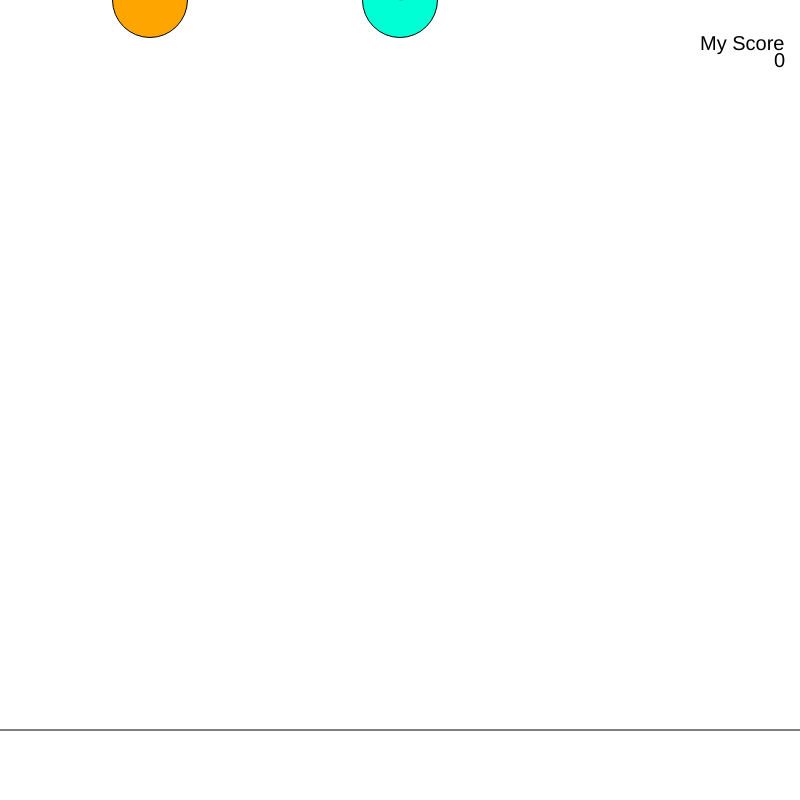
Frame 1 (no input)
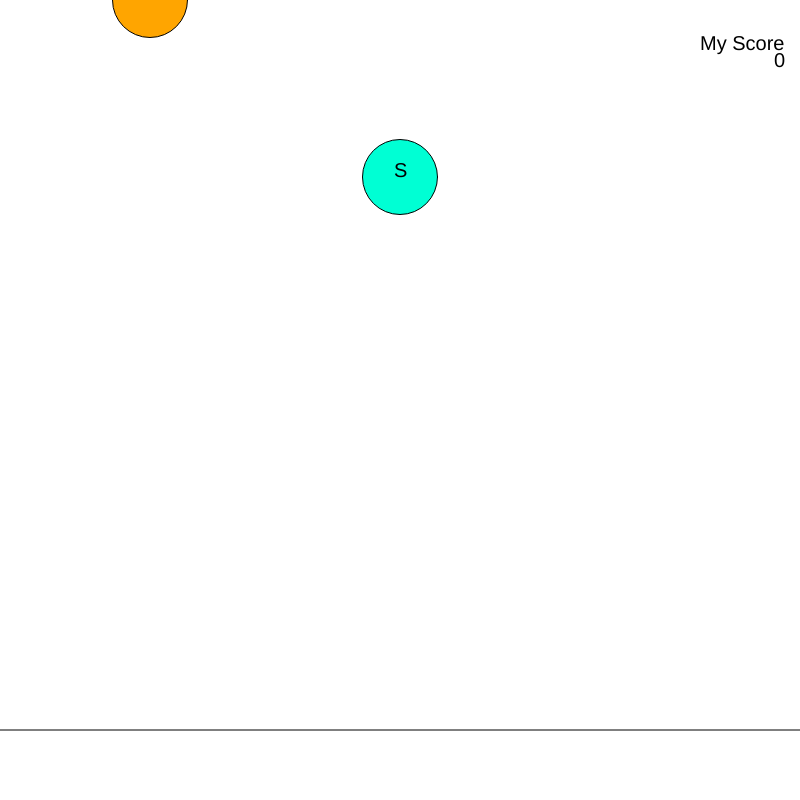
Frame 60 (no input)
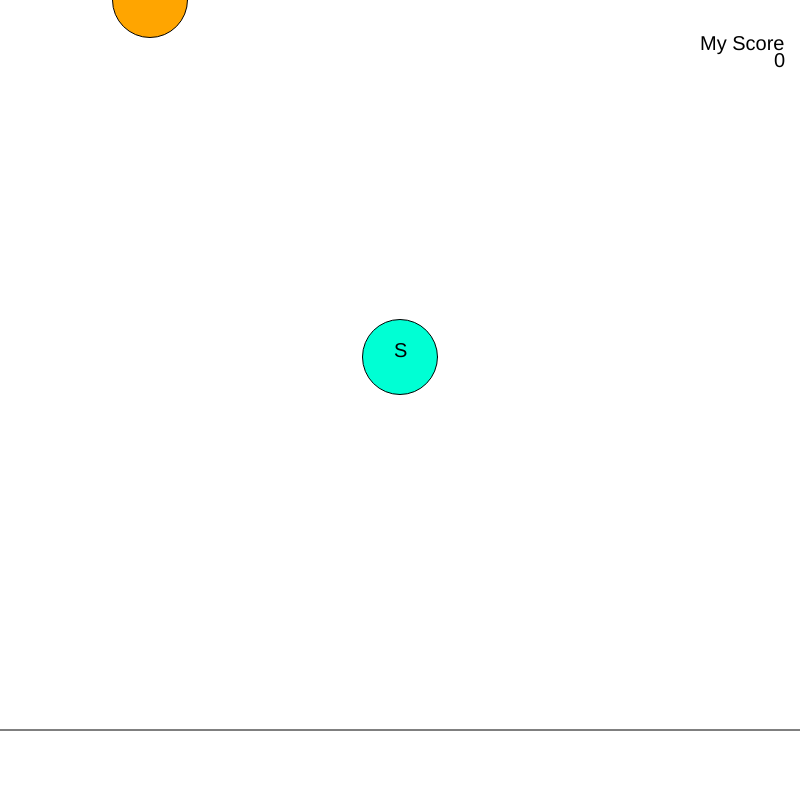
Frame 120 (the mouse pressed at the canvas centre since frame 60)

The p5.js sketch that drew these frames (run headless with seeded random() and noise() and a simulated clock; from frame 60 on, the mouse is pressed at the canvas centre):

// p5.js sketch
// ── sketch.js
function setup() {
  createCanvas(800, 800);
}
var by = 0
var ly = 0
var score = 0
var speed = 3
function draw() {
  background(255,255,255);
   
  fill('rgb(0,255,212)')
  ellipse(400,by,75,75)
  fill('black')
  textSize(20);
  text('S', 394 ,by)
  
  fill('orange')
  ellipse(150,ly,75,75)
  fill('black')
  textSize(20);
  text('A', 144, ly)
  
  line(0,730,800,730)
  
  by=by+speed
  if(by>800){
    by=0
    
  fy=fy+speed
  if(fy>800){
    fy=0
  }
  
  }
  fill('black')
  text ('My Score', 700,50)  
  text(score, 774,67)
  
}

  function keyPressed(){
    if(key == 's' && by>730 && by<800){
    score = score + 1
    }
    if(key == 's' && by<730){
      score=0
    }
  
    if(score == 10){
      speed=speed+5
    }
    
  }
  
